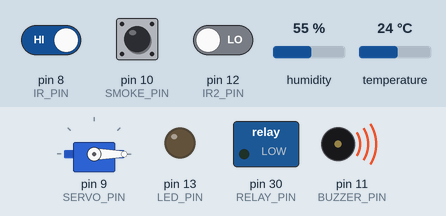
Simulated run of this sketch. Board: Arduino Mega 2560, built with avr-gcc and run on an emulated ATmega2560. Shown: servo, switched loads named in the sketch (green lamp = pin HIGH), output pins drawn as LEDs (lit = HIGH), buzzer (waves = sounding). Inputs (shaded band) come from the test bench; at power-on: temperature 24 °C, pin 8 (IR_PIN) HIGH, pin 10 (SMOKE_PIN) LOW, pin 12 (IR2_PIN) LOW, humidity 55 %.

Above: at 2.8 s.
2.9 s: temperature set to 21 °C
5.6 s: temperature set to 18 °C
At 6.7 s:
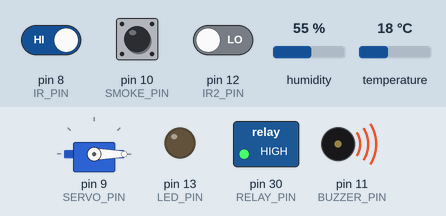
8.3 s: pin 8 (IR_PIN) driven LOW
At 11.3 s:
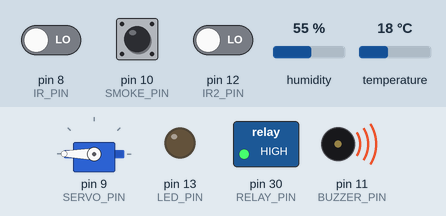
11.6 s: pin 10 (SMOKE_PIN) pulled HIGH for 2.35 s
At 12.7 s:
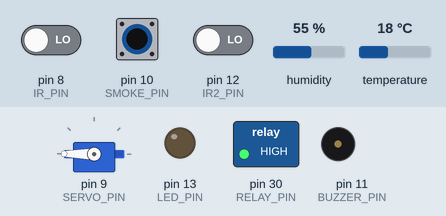
15.6 s: pin 12 (IR2_PIN) driven HIGH
At 17.6 s:
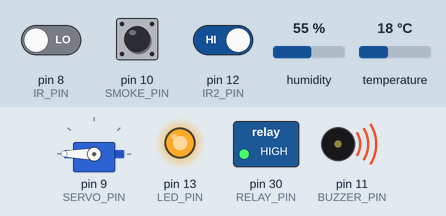
18.3 s: pin 10 (SMOKE_PIN) pulled HIGH for 2.35 s
At 21.2 s:
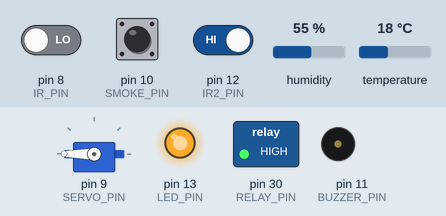
Timing chart, 0 to 23.8 s (numbered marks = the images above; inputs shaded):
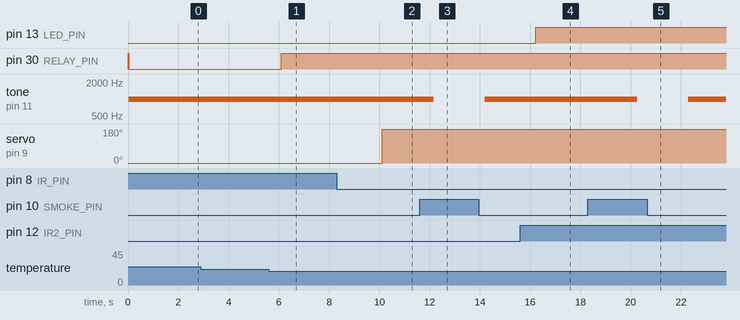

The sketch:

mega2560_code.ino
```cpp
#include <DHT.h>
#include <Servo.h>

#define DHT_PIN 7
#define DHT_TYPE DHT11
#define RELAY_PIN 30
#define IR_PIN 8
#define SERVO_PIN 9
#define SMOKE_PIN 10
#define BUZZER_PIN 11
#define IR2_PIN 12
#define LED_PIN 13

DHT dht(DHT_PIN, DHT_TYPE);
Servo doorServo;

float tempThreshold = 20.0;
bool doorOpened = false;

void setup() {
  Serial3.begin(115200);

  pinMode(RELAY_PIN, OUTPUT);
  pinMode(IR_PIN, INPUT);
  pinMode(SMOKE_PIN, INPUT);
  pinMode(BUZZER_PIN, OUTPUT);
  pinMode(IR2_PIN, INPUT);
  pinMode(LED_PIN, OUTPUT);

  digitalWrite(RELAY_PIN, HIGH);
  dht.begin();
  doorServo.attach(SERVO_PIN);
  doorServo.write(0);
}

void loop() {

  if (digitalRead(IR_PIN) == LOW && !doorOpened) {
    doorServo.write(180);
    doorOpened = true;
  }

  float temperature = dht.readTemperature();

  int fanState = 0;
  if (!isnan(temperature)) {
    if (temperature >= tempThreshold) {
      digitalWrite(RELAY_PIN, LOW);
      fanState = 1;
    } else {
      digitalWrite(RELAY_PIN, HIGH);
    }
  }

  int smokeState = digitalRead(SMOKE_PIN) == LOW ? 1 : 0;
  int buzzerState = smokeState;
  int ledState = digitalRead(IR2_PIN) == HIGH ? 1 : 0;

  if (smokeState)
    tone(BUZZER_PIN, 1000);
  else
    noTone(BUZZER_PIN);

  digitalWrite(LED_PIN, ledState);

  Serial3.print("T:");
  Serial3.print(temperature);
  Serial3.print(",F:");
  Serial3.print(fanState);
  Serial3.print(",D:");
  Serial3.print(doorOpened);
  Serial3.print(",S:");
  Serial3.print(smokeState);
  Serial3.print(",B:");
  Serial3.print(buzzerState);
  Serial3.print(",L:");
  Serial3.println(ledState);

  delay(2000);
}
```

Measured:
- the behaviour switches between 20 and 19 °C on temperature (found by bisection; images 0 and 1)
- after the input at 2.9 s, every drawn part: stays the same
- after the input at 5.6 s, pin 30 (RELAY_PIN): LOW → HIGH after 0.50 s
- after the input at 8.3 s, servo on pin 9 (SERVO_PIN): 0° → 180° after 1.8 s
- after the input at 11.6 s, tone on pin 11 (BUZZER_PIN): 1000 Hz → silent after 0.57 s, → 1000 Hz 2.0 s later
- after the input at 15.6 s, pin 13 (LED_PIN): LOW → HIGH after 0.62 s
- after the input at 18.3 s, tone on pin 11 (BUZZER_PIN): 1000 Hz → silent after 2.0 s, → 1000 Hz 2.0 s later
